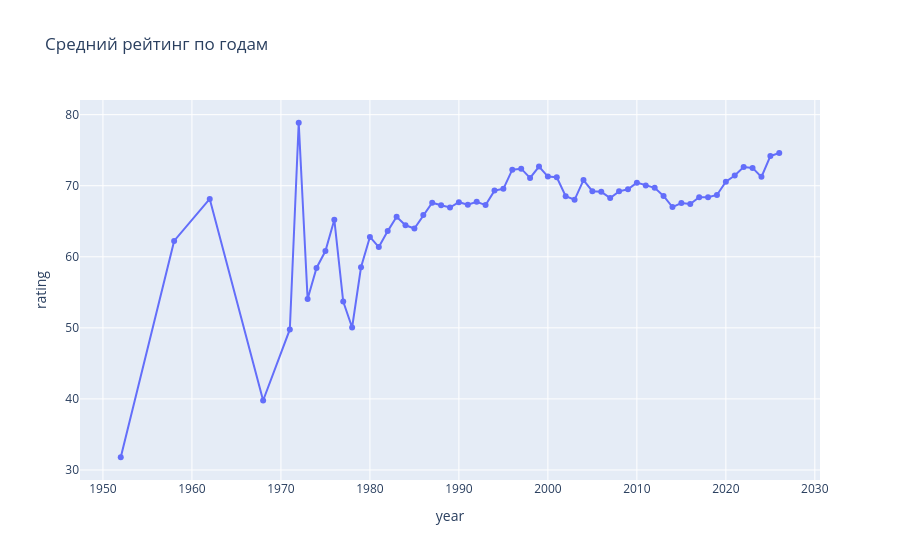

Source (notebook cell):
### Code cell
pltexp.line(df_rating_by_year, x='year', y='rating', title='Средний рейтинг по годам', markers=True)

### Figure 1 — Plotly figure (JSON) as saved in the notebook; plotly's stock layout.template omitted (floating-point values rounded to 4 significant figures)
{"data": [{"hovertemplate": "year=%{x}<br>rating=%{y}<extra></extra>", "legendgroup": "", "line": {"color": "#636efa", "dash": "solid"}, "marker": {"symbol": "circle"}, "mode": "lines+markers", "name": "", "orientation": "v", "showlegend": false, "type": "scatter", "x": [1952.0, 1958.0, 1962.0, 1968.0, 1971.0, 1972.0, 1973.0, 1974.0, 1975.0, 1976.0, 1977.0, 1978.0, 1979.0, 1980.0, 1981.0, 1982.0, 1983.0, 1984.0, 1985.0, 1986.0, 1987.0, 1988.0, 1989.0, 1990.0, 1991.0, 1992.0, 1993.0, 1994.0, 1995.0, 1996.0, 1997.0, 1998.0, 1999.0, 2000.0, 2001.0, 2002.0, 2003.0, 2004.0, 2005.0, 2006.0, 2007.0, 2008.0, 2009.0, 2010.0, 2011.0, 2012.0, 2013.0, 2014.0, 2015.0, 2016.0, 2017.0, 2018.0, 2019.0, 2020.0, 2021.0, 2022.0, 2023.0, 2024.0, 2025.0, 2026.0], "xaxis": "x", "y": [31.79, 62.23, 68.14, 39.78, 49.78, 78.86, 54.05, 58.43, 60.8, 65.22, 53.71, 50.05, 58.52, 62.8, 61.37, 63.61, 65.63, 64.43, 63.99, 65.88, 67.62, 67.25, 66.93, 67.68, 67.33, 67.73, 67.28, 69.31, 69.56, 72.26, 72.4, 71.1, 72.69, 71.29, 71.19, 68.53, 68.02, 70.8, 69.23, 69.14, 68.26, 69.21, 69.49, 70.43, 70.04, 69.71, 68.57, 66.99, 67.55, 67.42, 68.39, 68.39, 68.7, 70.57, 71.43, 72.62, 72.51, 71.25, 74.18, 74.61], "yaxis": "y"}], "layout": {"legend": {"tracegroupgap": 0}, "title": {"text": "Средний рейтинг по годам"}, "xaxis": {"anchor": "y", "domain": [0, 1], "title": {"text": "year"}}, "yaxis": {"anchor": "x", "domain": [0, 1], "title": {"text": "rating"}}}}
